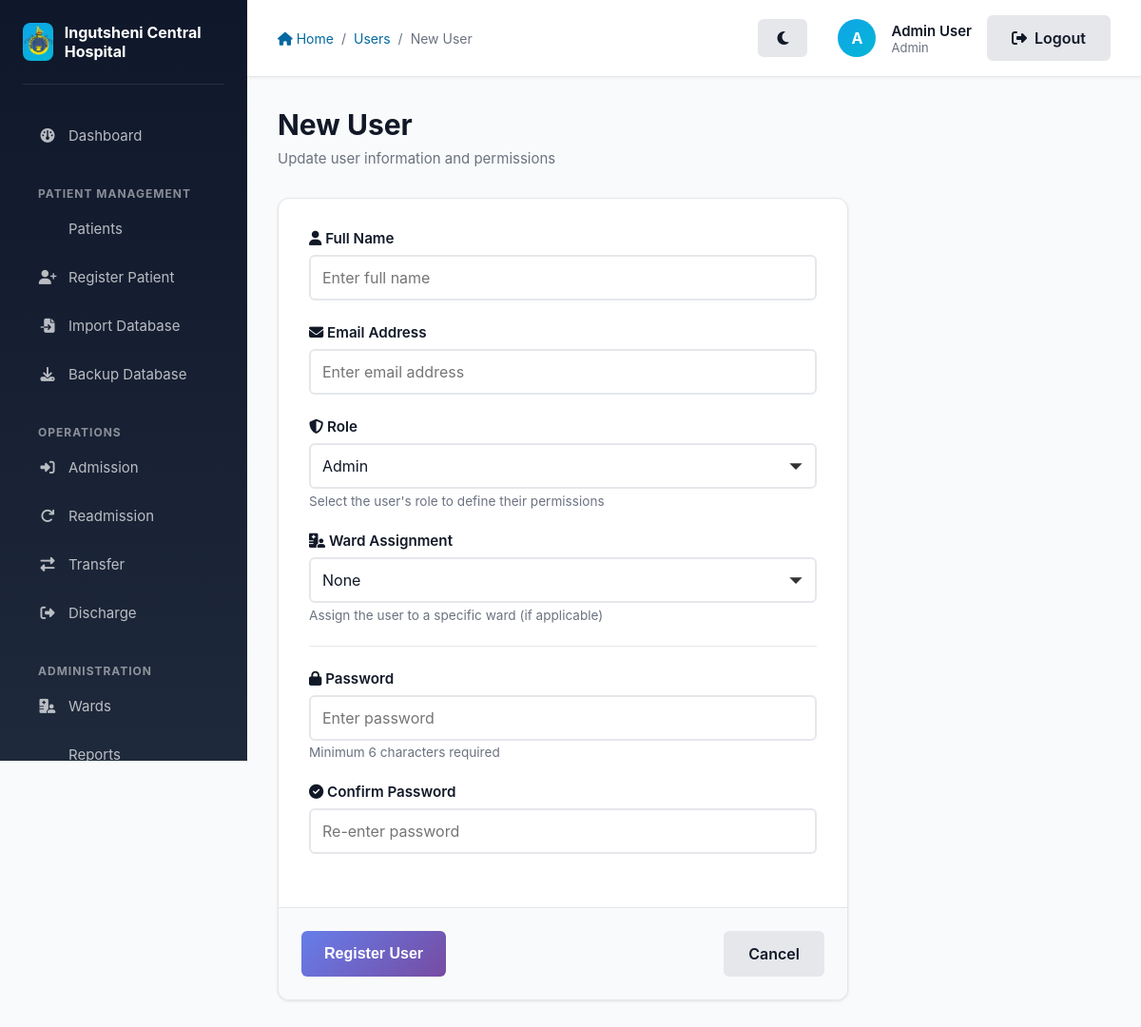
Page /auth/user/new (signed in) on the committed database.
### app/models/models.py (models this page shows)
class User(db.Model, UserMixin):
    __tablename__ = 'users'
    id = db.Column(db.Integer, primary_key=True)
    name = db.Column(db.String(100), nullable=False)
    email = db.Column(db.String(120), unique=True, nullable=False)
    password_hash = db.Column(db.String(128), nullable=False)
    role_id = db.Column(db.Integer, db.ForeignKey('roles.id'), nullable=False)
    ward_id = db.Column(db.Integer, db.ForeignKey('wards.id'), nullable=True)

class Role(db.Model):
    __tablename__ = 'roles'
    id = db.Column(db.Integer, primary_key=True)
    name = db.Column(db.String(50), unique=True, nullable=False)
    users = db.relationship('User', backref='role_obj', lazy=True)

### app/auth/routes.py (the view, shortened to what this page needs)
@auth.route('/user/new', methods=['GET', 'POST'])
@login_required
@role_required(['Admin'])
def create_user():
    form = UserRegistrationForm()
    form.role.choices = [(r.id, r.name) for r in Role.query.all()]
    form.ward.choices = [(0, 'None')] + [(w.id, w.name) for w in Ward.query.all()]
    return render_template('auth/create_user.html', title='New User', form=form)

### app/auth/forms.py (shortened to what this page needs)
class UserRegistrationForm(FlaskForm):
    name = StringField('Full Name', validators=[DataRequired()])
    email = StringField('Email', validators=[DataRequired(), Email()])
    role = SelectField('Role', coerce=int, validators=[DataRequired()])
    ward = SelectField('Ward (Optional)', coerce=int)
    password = PasswordField('Password', validators=[DataRequired()])
    confirm_password = PasswordField('Confirm Password', validators=[DataRequired(), EqualTo('password')])
    submit = SubmitField('Register User')

### app/auth/utils.py (called while the page is built)
def role_required(roles):
    def decorator(f):
        @wraps(f)
        def decorated_function(*args, **kwargs):
            if not current_user.is_authenticated or current_user.role_obj.name not in roles:
                abort(403)
            return f(*args, **kwargs)
        return decorated_function
    return decorator

### app/models/models.py (called while the page is built)
@login_manager.user_loader
def load_user(user_id):
    return User.query.get(int(user_id))

### app/templates/auth/create_user.html (shortened to what this page needs)
{% extends "layout.html" %}
{% block breadcrumb %}
    <a href="{{ url_for('main.index') }}"><i class="fas fa-home"></i> Home</a>
    <span>/</span>
    <a href="{{ url_for('auth.manage_users') }}">Users</a>
    <span>/</span>
    <span>{{ title }}</span>
{% endblock %}
{% block content %}
    <div class="page-header">
        <h1 class="page-title">{{ title }}</h1>
        <p class="page-subtitle">{% if title == 'Create User' %}Add a new staff member to the system{% else %}Update user information and permissions{% endif %}</p>
    </div>
    <div style="max-width: 600px;">
        <div class="card">
            <form method="POST" action="" novalidate>
                <div class="card-body">
                    <div class="form-group">
                        <label for="name" class="form-label">
                            <i class="fas fa-user"></i> Full Name
                        </label>
                        {{ form.name(class="form-control" + (" form-error" if form.name.errors else ""), placeholder="Enter full name") }}
                    </div>
                    <div class="form-group">
                        <label for="email" class="form-label">
                            <i class="fas fa-envelope"></i> Email Address
                        </label>
                        {{ form.email(class="form-control" + (" form-error" if form.email.errors else ""), placeholder="Enter email address") }}
                    </div>
                    <div class="form-group">
                        <label for="role" class="form-label">
                            <i class="fas fa-shield-alt"></i> Role
                        </label>
                        {{ form.role(class="form-control" + (" form-error" if form.role.errors else "")) }}
                        <p class="form-text">Select the user's role to define their permissions</p>
                    </div>
                    <div class="form-group">
                        <label for="ward" class="form-label">
                            <i class="fas fa-hospital-user"></i> Ward Assignment
                        </label>
                        {{ form.ward(class="form-control" + (" form-error" if form.ward.errors else "")) }}
                        <p class="form-text">Assign the user to a specific ward (if applicable)</p>
                    </div>
                    {% if form.password %}
                    <hr style="margin: 1.5rem 0; border: none; border-top: 1px solid #e5e7eb;">
                    <div class="form-group">
                        <label for="password" class="form-label">
                            <i class="fas fa-lock"></i> Password
                        </label>
                        {{ form.password(class="form-control" + (" form-error" if form.password.errors else ""), placeholder="Enter password") }}
                        <p class="form-text">Minimum 6 characters required</p>
                    </div>
                    <div class="form-group">
                        <label for="confirm_password" class="form-label">
                            <i class="fas fa-check-circle"></i> Confirm Password
                        </label>
                        {{ form.confirm_password(class="form-control" + (" form-error" if form.confirm_password.errors else ""), placeholder="Re-enter password") }}
                    </div>
                    {% endif %}
                </div>
                <div class="card-footer" style="display: flex; gap: 1rem; justify-content: space-between;">
                    {{ form.submit(class="btn btn-primary") }}
                    <a href="{{ url_for('auth.manage_users') }}" class="btn btn-secondary">Cancel</a>
                </div>
            </form>
        </div>
    </div>
{% endblock %}

### app/templates/layout.html (shortened to what this page needs)
<!DOCTYPE html>
<html lang="en">
<head>
    <link rel="stylesheet" href="{{ url_for('static', filename='style.css') }}">
    <link rel="stylesheet" href="https://cdnjs.cloudflare.com/ajax/libs/font-awesome/6.4.0/css/all.min.css">
</head>
<body>
    <aside class="sidebar no-print" id="sidebar">
        <div class="sidebar-header">
            <div class="sidebar-logo">
                <img src="{{ url_for('static', filename='images/logo.png') }}" alt="Ingutsheni Central Hospital Logo">
            </div>
            <div class="sidebar-title">Ingutsheni Central Hospital</div>
        </div>
        <nav class="sidebar-nav">
            <li><a href="{{ url_for('main.index') }}" class="{% if request.endpoint == 'main.index' %}active{% endif %}">
                <i class="fas fa-dashboard"></i> Dashboard
            </a></li>
        </nav>
        {% if current_user.is_authenticated %}
            <div class="sidebar-section-title">Patient Management</div>
            <nav class="sidebar-nav">
                <li><a href="{{ url_for('patients.list_patients') }}" class="{% if request.endpoint == 'patients.list_patients' %}active{% endif %}">
                     Patients
                </a></li>
                <li><a href="{{ url_for('patients.register_patient') }}" class="{% if request.endpoint == 'patients.register_patient' %}active{% endif %}">
                    <i class="fas fa-user-plus"></i> Register Patient
                </a></li>
                {% if current_user.role_obj.name in ['Admin', 'CMO'] %}
                <li><a href="{{ url_for('patients.import_database') }}" class="{% if request.endpoint == 'patients.import_database' %}active{% endif %}">
                    <i class="fas fa-file-import"></i> Import Database
                </a></li>
                <li><a href="{{ url_for('patients.backup_database') }}" class="{% if request.endpoint == 'patients.backup_database' %}active{% endif %}">
                    <i class="fas fa-download"></i> Backup Database
                </a></li>
                {% endif %}
            </nav>
            <div class="sidebar-section-title">Operations</div>
            <nav class="sidebar-nav">
                <li><a href="{{ url_for('patients.list_patients') }}" class="{% if request.endpoint == 'patients.admit_patient' %}active{% endif %}">
                    <i class="fas fa-sign-in-alt"></i> Admission
                </a></li>
                <li><a href="{{ url_for('patients.readmit_patient') }}" class="{% if request.endpoint in ['patients.readmit_patient', 'patients.readmit_patient_details'] %}active{% endif %}">
                    <i class="fas fa-redo"></i> Readmission
                </a></li>
                <li><a href="{{ url_for('patients.list_patients') }}" class="{% if request.endpoint == 'transfers.transfer_patient' %}active{% endif %}">
                    <i class="fas fa-exchange-alt"></i> Transfer
                </a></li>
                <li><a href="{{ url_for('patients.list_patients') }}" class="{% if request.endpoint == 'patients.discharge_patient' %}active{% endif %}">
                    <i class="fas fa-sign-out-alt"></i> Discharge
                </a></li>
            </nav>
            <div class="sidebar-section-title">Administration</div>
            <nav class="sidebar-nav">
                <li><a href="{{ url_for('wards.list_wards') }}" class="{% if request.endpoint == 'wards.list_wards' %}active{% endif %}">
                    <i class="fas fa-hospital-user"></i> Wards
                </a></li>
                <li><a href="{{ url_for('reports.view_reports') }}" class="{% if request.endpoint == 'reports.view_reports' %}active{% endif %}">
                     Reports
                </a></li>
            </nav>
        {% endif %}
    </aside>
    <div class="main-content">
        <div class="top-bar no-print">
            <div class="top-bar-left">
                <div class="breadcrumb">
                    {% block breadcrumb %}{% endblock %}
                </div>
            </div>
            <div class="top-bar-right" style="display: flex; align-items: center; gap: 1rem;">
                <div style="display: flex; align-items: center; gap: 1rem; margin-right: 1rem;">
                    <button id="themeToggle" class="btn btn-secondary btn-sm" title="Toggle Dark/Light Mode" style="border-radius: 50%; width: 40px; height: 40px; padding: 0;">
                        <i class="fas fa-moon"></i>
                    </button>
                </div>
                {% if current_user.is_authenticated %}
                    <div class="user-menu">
                        <div class="user-avatar" title="{{ current_user.name }}">
                            {{ current_user.name[0].upper() }}
                        </div>
                        <div class="user-info">
                            <div class="user-name">{{ current_user.name }}</div>
                            <div class="user-role">{{ current_user.role_obj.name }}</div>
                        </div>
                    </div>
                    <a href="{{ url_for('auth.logout') }}" class="btn btn-secondary btn-sm">
                        <i class="fas fa-sign-out-alt"></i> Logout
                    </a>
                {% else %}
                    <a href="{{ url_for('auth.login') }}" class="btn btn-primary btn-sm">
                        <i class="fas fa-sign-in-alt"></i> Login
                    </a>
                {% endif %}
            </div>
        </div>
        <div class="page-content">
            {% block content %}{% endblock %}
        </div>
    </div>
</body>
</html>

### app/static/style.css (style rules this page uses)
:root { --primary: #0369a1; --primary-light: #0ea5e9; --primary-dark: #075985; --success: #16a34a; --success-light: #22c55e; --danger: #dc2626; --warning: #f59e0b; --info: #3b82f6; --neutral: #6b7280; --gray-50: #f9fafb; --gray-100: #f3f4f6; --gray-200: #e5e7eb; --gray-300: #d1d5db; --gray-400: #9ca3af; --gray-500: #6b7280; --gray-600: #4b5563; --gray-700: #374151; --gray-800: #1f2937; --gray-900: #111827; --body-bg: var(--gray-50); --card-bg: #ffffff; --sidebar-bg: linear-gradient(180deg, #0f172a 0%, #1e293b 100%); --topbar-bg: #ffffff; --text-main: var(--gray-900); --text-muted: var(--gray-500); --border-color: var(--gray-200); }
* { margin: 0; padding: 0; box-sizing: border-box; }
body { font-family: -apple-system, BlinkMacSystemFont, 'Segoe UI', 'Roboto', 'Oxygen', 'Ubuntu', 'Cantarell', 'Fira Sans', 'Droid Sans', 'Helvetica Neue', sans-serif; -webkit-font-smoothing: antialiased; -moz-osx-font-smoothing: grayscale; background-color: var(--body-bg); color: var(--text-main); }
.card { background-color: var(--card-bg); border: 1px solid var(--border-color); }
.card-header, .card-footer { background-color: var(--gray-100); border-color: var(--border-color); }
.top-bar { background-color: var(--topbar-bg) !important; border-color: var(--border-color) !important; }
.sidebar { background: var(--sidebar-bg) !important; }
.btn { display: inline-flex; align-items: center; justify-content: center; padding: 0.625rem 1.25rem; border-radius: 0.5rem; font-weight: 600; font-size: 0.9375rem; border: none; cursor: pointer; transition: all 0.2s ease; text-decoration: none; gap: 0.5rem; }
.btn-primary { background-color: var(--primary); color: white; }
.btn-secondary { background-color: var(--gray-300); color: var(--gray-800); }
.btn-sm { padding: 0.375rem 0.75rem; font-size: 0.8125rem; }
.form-group { margin-bottom: 1.5rem; }
.form-label { display: block; margin-bottom: 0.5rem; font-weight: 600; color: var(--gray-700); font-size: 0.9375rem; }
.form-control { width: 100%; padding: 0.625rem 1rem; border: 1px solid var(--border-color); background-color: var(--card-bg); color: var(--text-main); border-radius: 0.5rem; font-size: 0.9375rem; transition: border-color 0.2s, box-shadow 0.2s; font-family: inherit; }
select.form-control { cursor: pointer; }
.form-text { font-size: 0.8125rem; color: var(--text-muted); margin-top: 0.25rem; }
.form-label { display: block; margin-bottom: 0.5rem; font-weight: 600; color: var(--text-main); font-size: 0.9375rem; }
.card { background-color: white; border-radius: 0.75rem; box-shadow: 0 1px 3px rgba(0, 0, 0, 0.1); overflow: hidden; transition: all 0.2s ease; }
.card-body { padding: 1.5rem; }
.card-footer { padding: 1.5rem; background-color: var(--gray-50); border-top: 1px solid var(--gray-200); }
.form-control { font-size: 1rem !important; padding: 0.75rem !important; border: 2px solid var(--border-color) !important; border-radius: 6px !important; transition: all 0.3s ease !important; font-family: inherit !important; }
select.form-control { appearance: none !important; background-repeat: no-repeat !important; background-position: right 0.75rem center !important; background-size: 1rem !important; padding-right: 2.5rem !important; }
.form-group { margin-bottom: 1.5rem !important; }
.form-label { display: block !important; margin-bottom: 0.5rem !important; font-weight: 600 !important; color: var(--text-main) !important; font-size: 0.95rem !important; }
.form-text { display: block !important; color: var(--text-muted) !important; font-size: 0.85rem !important; margin-top: 0.3rem !important; }
.btn { font-size: 1rem !important; font-weight: 600 !important; padding: 0.75rem 1.5rem !important; border: none !important; border-radius: 6px !important; cursor: pointer !important; transition: all 0.3s ease !important; display: inline-flex !important; align-items: center !important; gap: 0.5rem !important; text-decoration: none !important; }
.btn-primary { background: linear-gradient(135deg, #667eea 0%, #764ba2 100%) !important; color: white !important; }
.btn-secondary { background: var(--gray-200) !important; color: var(--text-main) !important; border: 2px solid var(--border-color) !important; }
.card-body { padding: 2rem !important; }

### rows in the picture
User: name "A", name "Admin User"
Role: role_obj.name "Admin"

### other values in the picture
{{ title }} "New User"
